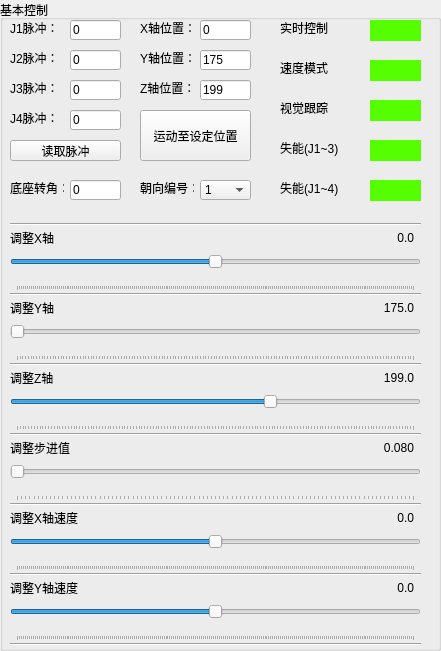
         <widget class="QGroupBox" name="groupBox">
          <property name="geometry">
           <rect>
            <x>10</x>
            <y>10</y>
            <width>441</width>
            <height>651</height>
           </rect>
          </property>
          <property name="title">
           <string>基本控制</string>
          </property>
          <widget class="QLabel" name="label_25">
           <property name="geometry">
            <rect>
             <x>10</x>
             <y>580</y>
             <width>71</width>
             <height>16</height>
            </rect>
           </property>
           <property name="text">
            <string>调整Y轴速度</string>
           </property>
          </widget>
          <widget class="QLabel" name="label_8">
           <property name="geometry">
            <rect>
             <x>140</x>
             <y>180</y>
             <width>54</width>
             <height>16</height>
            </rect>
           </property>
           <property name="text">
            <string>朝向编号：</string>
           </property>
          </widget>
          <widget class="QLineEdit" name="entryR_j3Clk">
           <property name="geometry">
            <rect>
             <x>70</x>
             <y>80</y>
             <width>51</width>
             <height>20</height>
            </rect>
           </property>
           <property name="text">
            <string>0</string>
           </property>
           <property name="readOnly">
            <bool>true</bool>
           </property>
          </widget>
          <widget class="QLineEdit" name="entryR_j1Clk">
           <property name="geometry">
            <rect>
             <x>70</x>
             <y>20</y>
             <width>51</width>
             <height>20</height>
            </rect>
           </property>
           <property name="text">
            <string>0</string>
           </property>
           <property name="readOnly">
            <bool>true</bool>
           </property>
          </widget>
          <widget class="QLabel" name="label_4">
           <property name="geometry">
            <rect>
             <x>10</x>
             <y>20</y>
             <width>54</width>
             <height>16</height>
            </rect>
           </property>
           <property name="text">
            <string>J1脉冲：</string>
           </property>
          </widget>
          <widget class="QSlider" name="slider_xPos">
           <property name="geometry">
            <rect>
             <x>10</x>
             <y>240</y>
             <width>411</width>
             <height>51</height>
            </rect>
           </property>
           <property name="minimum">
            <number>-2000</number>
           </property>
           <property name="maximum">
            <number>2000</number>
           </property>
           <property name="pageStep">
            <number>1</number>
           </property>
           <property name="orientation">
            <enum>Qt::Orientation::Horizontal</enum>
           </property>
           <property name="invertedAppearance">
            <bool>false</bool>
           </property>
           <property name="tickPosition">
            <enum>QSlider::TickPosition::TicksBelow</enum>
           </property>
           <property name="tickInterval">
            <number>20</number>
           </property>
          </widget>
          <widget class="QSwitchButton" name="sw_realTime" native="true">
           <property name="geometry">
            <rect>
             <x>370</x>
             <y>20</y>
             <width>51</width>
             <height>21</height>
            </rect>
           </property>
           <property name="styleSheet">
            <string notr="true">background-color: rgb(85, 255, 0);</string>
           </property>
          </widget>
          <widget class="QSlider" name="slider_zPos">
           <property name="geometry">
            <rect>
             <x>10</x>
             <y>380</y>
             <width>411</width>
             <height>51</height>
            </rect>
           </property>
           <property name="minimum">
            <number>200</number>
           </property>
           <property name="maximum">
            <number>3000</number>
           </property>
           <property name="pageStep">
            <number>1</number>
           </property>
           <property name="sliderPosition">
            <number>1990</number>
           </property>
           <property name="orientation">
            <enum>Qt::Orientation::Horizontal</enum>
           </property>
           <property name="invertedAppearance">
            <bool>false</bool>
           </property>
           <property name="tickPosition">
            <enum>QSlider::TickPosition::TicksBelow</enum>
           </property>
           <property name="tickInterval">
            <number>20</number>
           </property>
          </widget>
          <widget class="QSlider" name="slider_speedX">
           <property name="geometry">
            <rect>
             <x>10</x>
             <y>520</y>
             <width>411</width>
             <height>51</height>
            </rect>
           </property>
           <property name="minimum">
            <number>-20000</number>
           </property>
           <property name="maximum">
            <number>20000</number>
           </property>
           <property name="pageStep">
            <number>1</number>
           </property>
           <property name="orientation">
            <enum>Qt::Orientation::Horizontal</enum>
           </property>
           <property name="invertedAppearance">
            <bool>false</bool>
           </property>
           <property name="tickPosition">
            <enum>QSlider::TickPosition::TicksBelow</enum>
           </property>
           <property name="tickInterval">
            <number>200</number>
           </property>
          </widget>
          <widget class="QLineEdit" name="entry_zPos">
           <property name="geometry">
            <rect>
             <x>200</x>
             <y>80</y>
             <width>51</width>
             <height>20</height>
            </rect>
           </property>
           <property name="text">
            <string>199</string>
           </property>
          </widget>
          <widget class="QSlider" name="slider_stepSize">
           <property name="geometry">
            <rect>
             <x>10</x>
             <y>450</y>
             <width>411</width>
             <height>51</height>
            </rect>
           </property>
           <property name="minimum">
            <number>80</number>
           </property>
           <property name="maximum">
            <number>2000</number>
           </property>
           <property name="pageStep">
            <number>1</number>
           </property>
           <property name="orientation">
            <enum>Qt::Orientation::Horizontal</enum>
           </property>
           <property name="invertedAppearance">
            <bool>false</bool>
           </property>
           <property name="tickPosition">
            <enum>QSlider::TickPosition::TicksBelow</enum>
           </property>
           <property name="tickInterval">
            <number>20</number>
           </property>
          </widget>
          <widget class="QLabel" name="label_3">
           <property name="geometry">
            <rect>
             <x>140</x>
             <y>80</y>
             <width>54</width>
             <height>16</height>
            </rect>
           </property>
           <property name="text">
            <string>Z轴位置：</string>
           </property>
          </widget>
          <widget class="QLabel" name="label">
           <property name="geometry">
            <rect>
             <x>140</x>
             <y>20</y>
             <width>54</width>
             <height>16</height>
            </rect>
           </property>
           <property name="text">
            <string>X轴位置：</string>
           </property>
          </widget>
          <widget class="QLabel" name="label_22">
           <property name="geometry">
            <rect>
             <x>10</x>
             <y>510</y>
             <width>71</width>
             <height>16</height>
            </rect>
           </property>
           <property name="text">
            <string>调整X轴速度</string>
           </property>
          </widget>
          <widget class="QLineEdit" name="entryR_j2Clk">
           <property name="geometry">
            <rect>
             <x>70</x>
             <y>50</y>
             <width>51</width>
             <height>20</height>
            </rect>
           </property>
           <property name="text">
            <string>0</string>
           </property>
           <property name="readOnly">
            <bool>true</bool>
           </property>
          </widget>
          <widget class="QLabel" name="label_7">
           <property name="geometry">
            <rect>
             <x>10</x>
             <y>180</y>
             <width>54</width>
             <height>16</height>
            </rect>
           </property>
           <property name="text">
            <string>底座转角：</string>
           </property>
          </widget>
          <widget class="QLabel" name="label_6">
           <property name="geometry">
            <rect>
             <x>10</x>
             <y>80</y>
             <width>54</width>
             <height>16</height>
            </rect>
           </property>
           <property name="text">
            <string>J3脉冲：</string>
           </property>
          </widget>
          <widget class="QSwitchButton" name="sw_disEnJ14" native="true">
           <property name="geometry">
            <rect>
             <x>370</x>
             <y>180</y>
             <width>51</width>
             <height>21</height>
            </rect>
           </property>
           <property name="styleSheet">
            <string notr="true">background-color: rgb(85, 255, 0);</string>
           </property>
          </widget>
          <widget class="QSlider" name="slider_speedY">
           <property name="geometry">
            <rect>
             <x>10</x>
             <y>590</y>
             <width>411</width>
             <height>51</height>
            </rect>
           </property>
           <property name="minimum">
            <number>-20000</number>
           </property>
           <property name="maximum">
            <number>20000</number>
           </property>
           <property name="pageStep">
            <number>1</number>
           </property>
           <property name="orientation">
            <enum>Qt::Orientation::Horizontal</enum>
           </property>
           <property name="invertedAppearance">
            <bool>false</bool>
           </property>
           <property name="tickPosition">
            <enum>QSlider::TickPosition::TicksBelow</enum>
           </property>
           <property name="tickInterval">
            <number>200</number>
           </property>
          </widget>
          <widget class="QLabel" name="label_2">
           <property name="geometry">
            <rect>
             <x>140</x>
             <y>50</y>
             <width>54</width>
             <height>16</height>
            </rect>
           </property>
           <property name="text">
            <string>Y轴位置：</string>
           </property>
          </widget>
          <widget class="QLabel" name="label_10">
           <property name="geometry">
            <rect>
             <x>280</x>
             <y>60</y>
             <width>54</width>
             <height>16</height>
            </rect>
           </property>
           <property name="text">
            <string>速度模式</string>
           </property>
          </widget>
          <widget class="QLabel" name="label_5">
           <property name="geometry">
            <rect>
             <x>10</x>
             <y>50</y>
             <width>54</width>
             <height>16</height>
            </rect>
           </property>
           <property name="text">
            <string>J2脉冲：</string>
           </property>
          </widget>
          <widget class="QLabel" name="label_11">
           <property name="geometry">
            <rect>
             <x>280</x>
             <y>140</y>
             <width>71</width>
             <height>16</height>
            </rect>
           </property>
           <property name="text">
            <string>失能(J1~3)</string>
           </property>
          </widget>
          <widget class="QLabel" name="label_21">
           <property name="geometry">
            <rect>
             <x>10</x>
             <y>440</y>
             <width>71</width>
             <height>16</height>
            </rect>
           </property>
           <property name="text">
            <string>调整步进值</string>
           </property>
          </widget>
          <widget class="QSwitchButton" name="sw_tracking" native="true">
           <property name="geometry">
            <rect>
             <x>370</x>
             <y>100</y>
             <width>51</width>
             <height>21</height>
            </rect>
           </property>
           <property name="styleSheet">
            <string notr="true">background-color: rgb(85, 255, 0);</string>
           </property>
          </widget>
          <widget class="QLineEdit" name="entry_yPos">
           <property name="geometry">
            <rect>
             <x>200</x>
             <y>50</y>
             <width>51</width>
             <height>20</height>
            </rect>
           </property>
           <property name="text">
            <string>175</string>
           </property>
          </widget>
          <widget class="QLabel" name="label_9">
           <property name="geometry">
            <rect>
             <x>280</x>
             <y>20</y>
             <width>54</width>
             <height>16</height>
            </rect>
           </property>
           <property name="text">
            <string>实时控制</string>
           </property>
          </widget>
          <widget class="QLabel" name="label_13">
           <property name="geometry">
            <rect>
             <x>280</x>
             <y>100</y>
             <width>54</width>
             <height>16</height>
            </rect>
           </property>
           <property name="text">
            <string>视觉跟踪</string>
           </property>
          </widget>
          <widget class="QSwitchButton" name="sw_speedMode" native="true">
           <property name="geometry">
            <rect>
             <x>370</x>
             <y>60</y>
             <width>51</width>
             <height>21</height>
            </rect>
           </property>
           <property name="styleSheet">
            <string notr="true">background-color: rgb(85, 255, 0);</string>
           </property>
          </widget>
          <widget class="QLabel" name="label_17">
           <property name="geometry">
            <rect>
             <x>10</x>
             <y>300</y>
             <width>54</width>
             <height>16</height>
            </rect>
           </property>
           <property name="text">
            <string>调整Y轴</string>
           </property>
          </widget>
          <widget class="QLineEdit" name="entry_xPos">
           <property name="geometry">
            <rect>
             <x>200</x>
             <y>20</y>
             <width>51</width>
             <height>20</height>
            </rect>
           </property>
           <property name="text">
            <string>0</string>
           </property>
          </widget>
          <widget class="QLineEdit" name="entryR_alpha0">
           <property name="geometry">
            <rect>
             <x>70</x>
             <y>180</y>
             <width>51</width>
             <height>20</height>
            </rect>
           </property>
           <property name="text">
            <string>0</string>
           </property>
           <property name="readOnly">
            <bool>true</bool>
           </property>
          </widget>
          <widget class="QLabel" name="label_18">
           <property name="geometry">
            <rect>
             <x>10</x>
             <y>370</y>
             <width>54</width>
             <height>16</height>
            </rect>
           </property>
           <property name="text">
            <string>调整Z轴</string>
           </property>
          </widget>
          <widget class="QSlider" name="slider_yPos">
           <property name="geometry">
            <rect>
             <x>10</x>
             <y>310</y>
             <width>411</width>
             <height>51</height>
            </rect>
           </property>
           <property name="minimum">
            <number>1750</number>
           </property>
           <property name="maximum">
            <number>4650</number>
           </property>
           <property name="pageStep">
            <number>1</number>
           </property>
           <property name="orientation">
            <enum>Qt::Orientation::Horizontal</enum>
           </property>
           <property name="invertedAppearance">
            <bool>false</bool>
           </property>
           <property name="tickPosition">
            <enum>QSlider::TickPosition::TicksBelow</enum>
           </property>
           <property name="tickInterval">
            <number>20</number>
           </property>
          </widget>
          <widget class="QPushButton" name="btn_readClk">
           <property name="geometry">
            <rect>
             <x>10</x>
             <y>140</y>
             <width>111</width>
             <height>21</height>
            </rect>
           </property>
           <property name="text">
            <string>读取脉冲</string>
           </property>
          </widget>
          <widget class="QLabel" name="label_14">
           <property name="geometry">
            <rect>
             <x>10</x>
             <y>230</y>
             <width>54</width>
             <height>16</height>
            </rect>
           </property>
           <property name="text">
            <string>调整X轴</string>
           </property>
          </widget>
          <widget class="QPushButton" name="btn_mToSet">
           <property name="geometry">
            <rect>
             <x>140</x>
             <y>110</y>
             <width>111</width>
             <height>51</height>
            </rect>
           </property>
           <property name="text">
            <string>运动至设定位置</string>
           </property>
          </widget>
          <widget class="QLabel" name="label_12">
           <property name="geometry">
            <rect>
             <x>280</x>
             <y>180</y>
             <width>71</width>
             <height>16</height>
            </rect>
           </property>
           <property name="text">
            <string>失能(J1~4)</string>
           </property>
          </widget>
          <widget class="QSwitchButton" name="sw_disEnJ13" native="true">
           <property name="geometry">
            <rect>
             <x>370</x>
             <y>140</y>
             <width>51</width>
             <height>21</height>
            </rect>
           </property>
           <property name="styleSheet">
            <string notr="true">background-color: rgb(85, 255, 0);</string>
           </property>
          </widget>
          <widget class="QComboBox" name="cBox_armDir">
           <property name="geometry">
            <rect>
             <x>200</x>
             <y>180</y>
             <width>51</width>
             <height>20</height>
            </rect>
           </property>
           <item>
            <property name="text">
             <string>1</string>
            </property>
           </item>
           <item>
            <property name="text">
             <string>2</string>
            </property>
           </item>
           <item>
            <property name="text">
             <string>3</string>
            </property>
           </item>
           <item>
            <property name="text">
             <string>4</string>
            </property>
           </item>
          </widget>
          <widget class="Line" name="line_5">
           <property name="geometry">
            <rect>
             <x>10</x>
             <y>286</y>
             <width>411</width>
             <height>16</height>
            </rect>
           </property>
           <property name="orientation">
            <enum>Qt::Orientation::Horizontal</enum>
           </property>
          </widget>
          <widget class="Line" name="line_6">
           <property name="geometry">
            <rect>
             <x>10</x>
             <y>356</y>
             <width>411</width>
             <height>16</height>
            </rect>
           </property>
           <property name="orientation">
            <enum>Qt::Orientation::Horizontal</enum>
           </property>
          </widget>
          <widget class="Line" name="line_7">
           <property name="geometry">
            <rect>
             <x>10</x>
             <y>426</y>
             <width>411</width>
             <height>16</height>
            </rect>
           </property>
           <property name="orientation">
            <enum>Qt::Orientation::Horizontal</enum>
           </property>
          </widget>
          <widget class="Line" name="line_8">
           <property name="geometry">
            <rect>
             <x>10</x>
             <y>496</y>
             <width>411</width>
             <height>16</height>
            </rect>
           </property>
           <property name="orientation">
            <enum>Qt::Orientation::Horizontal</enum>
           </property>
          </widget>
          <widget class="Line" name="line_9">
           <property name="geometry">
            <rect>
             <x>10</x>
             <y>566</y>
             <width>411</width>
             <height>16</height>
            </rect>
           </property>
           <property name="orientation">
            <enum>Qt::Orientation::Horizontal</enum>
           </property>
          </widget>
          <widget class="Line" name="line_10">
           <property name="geometry">
            <rect>
             <x>10</x>
             <y>216</y>
             <width>411</width>
             <height>16</height>
            </rect>
           </property>
           <property name="styleSheet">
            <string notr="true"/>
           </property>
           <property name="orientation">
            <enum>Qt::Orientation::Horizontal</enum>
           </property>
          </widget>
          <widget class="Line" name="line_11">
           <property name="geometry">
            <rect>
             <x>10</x>
             <y>636</y>
             <width>411</width>
             <height>16</height>
            </rect>
           </property>
           <property name="orientation">
            <enum>Qt::Orientation::Horizontal</enum>
           </property>
          </widget>
          <widget class="QLabel" name="label_slider_xPos">
           <property name="geometry">
            <rect>
             <x>360</x>
             <y>230</y>
             <width>54</width>
             <height>16</height>
            </rect>
           </property>
           <property name="text">
            <string>0.0</string>
           </property>
           <property name="alignment">
            <set>Qt::AlignmentFlag::AlignRight|Qt::AlignmentFlag::AlignTrailing|Qt::AlignmentFlag::AlignVCenter</set>
           </property>
          </widget>
          <widget class="QLabel" name="label_slider_yPos">
           <property name="geometry">
            <rect>
             <x>360</x>
             <y>300</y>
             <width>54</width>
             <height>16</height>
            </rect>
           </property>
           <property name="text">
            <string>175.0</string>
           </property>
           <property name="alignment">
            <set>Qt::AlignmentFlag::AlignRight|Qt::AlignmentFlag::AlignTrailing|Qt::AlignmentFlag::AlignVCenter</set>
           </property>
          </widget>
          <widget class="QLabel" name="label_slider_zPos">
           <property name="geometry">
            <rect>
             <x>360</x>
             <y>370</y>
             <width>54</width>
             <height>16</height>
            </rect>
           </property>
           <property name="text">
            <string>199.0</string>
           </property>
           <property name="alignment">
            <set>Qt::AlignmentFlag::AlignRight|Qt::AlignmentFlag::AlignTrailing|Qt::AlignmentFlag::AlignVCenter</set>
           </property>
          </widget>
          <widget class="QLabel" name="label_slider_stepSize">
           <property name="geometry">
            <rect>
             <x>360</x>
             <y>440</y>
             <width>54</width>
             <height>16</height>
            </rect>
           </property>
           <property name="text">
            <string>0.080</string>
           </property>
           <property name="alignment">
            <set>Qt::AlignmentFlag::AlignRight|Qt::AlignmentFlag::AlignTrailing|Qt::AlignmentFlag::AlignVCenter</set>
           </property>
          </widget>
          <widget class="QLabel" name="label_slider_speedX">
           <property name="geometry">
            <rect>
             <x>360</x>
             <y>510</y>
             <width>54</width>
             <height>16</height>
            </rect>
           </property>
           <property name="text">
            <string>0.0</string>
           </property>
           <property name="alignment">
            <set>Qt::AlignmentFlag::AlignRight|Qt::AlignmentFlag::AlignTrailing|Qt::AlignmentFlag::AlignVCenter</set>
           </property>
          </widget>
          <widget class="QLabel" name="label_slider_speedY">
           <property name="geometry">
            <rect>
             <x>360</x>
             <y>580</y>
             <width>54</width>
             <height>16</height>
            </rect>
           </property>
           <property name="text">
            <string>0.0</string>
           </property>
           <property name="alignment">
            <set>Qt::AlignmentFlag::AlignRight|Qt::AlignmentFlag::AlignTrailing|Qt::AlignmentFlag::AlignVCenter</set>
           </property>
          </widget>
          <widget class="QLineEdit" name="entryR_j4Clk">
           <property name="geometry">
            <rect>
             <x>70</x>
             <y>110</y>
             <width>51</width>
             <height>20</height>
            </rect>
           </property>
           <property name="text">
            <string>0</string>
           </property>
           <property name="readOnly">
            <bool>true</bool>
           </property>
          </widget>
          <widget class="QLabel" name="label_15">
           <property name="geometry">
            <rect>
             <x>10</x>
             <y>110</y>
             <width>54</width>
             <height>16</height>
            </rect>
           </property>
           <property name="text">
            <string>J4脉冲：</string>
           </property>
          </widget>
         </widget>
